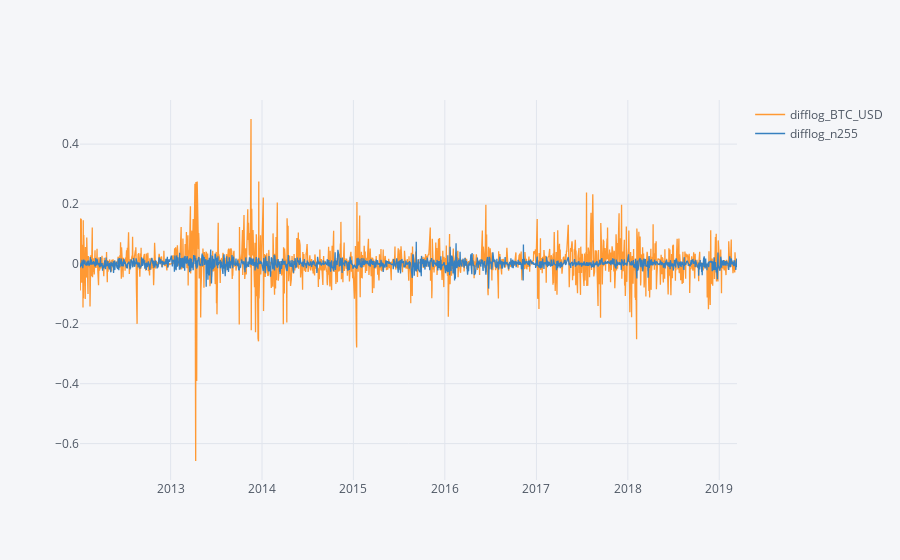

The notebook cell this image was saved under:
### Code cell
# BTC_USDの変化率と日経平均株価の変化率を重ねる
pd.DataFrame({
    "difflog_BTC_USD": difflog_n255_btc["close_btc"],
    "difflog_n255": difflog_n255_btc["close_n255"],
}).iplot()

### Figure 1 — Plotly figure (JSON) as saved in the notebook; plotly's stock layout.template omitted (floating-point values rounded to 4 significant figures; data arrays with more than 128 entries replaced by an {"elided": "..."} marker saying what was removed)
{"data": [{"line": {"color": "rgba(255, 153, 51, 1.0)", "dash": "solid", "shape": "linear", "width": 1.3}, "mode": "lines", "name": "difflog_BTC_USD", "text": "", "type": "scatter", "uid": "b7df1baf-2d3b-4c51-96e5-df95fccb53ed", "x": {"elided": "1763 str values"}, "y": {"elided": "1763 float values"}}, {"line": {"color": "rgba(55, 128, 191, 1.0)", "dash": "solid", "shape": "linear", "width": 1.3}, "mode": "lines", "name": "difflog_n255", "text": "", "type": "scatter", "uid": "0df39b5f-be28-43f1-8bb7-22ca05712fb4", "x": {"elided": "1763 str values"}, "y": {"elided": "1763 float values"}}], "layout": {"autosize": true, "legend": {"bgcolor": "#F5F6F9", "font": {"color": "#4D5663"}}, "paper_bgcolor": "#F5F6F9", "plot_bgcolor": "#F5F6F9", "title": {"font": {"color": "#4D5663"}}, "xaxis": {"autorange": true, "gridcolor": "#E1E5ED", "range": ["2012-01-05", "2019-03-13"], "showgrid": true, "tickfont": {"color": "#4D5663"}, "title": {"font": {"color": "#4D5663"}, "text": ""}, "type": "date", "zerolinecolor": "#E1E5ED"}, "yaxis": {"autorange": true, "gridcolor": "#E1E5ED", "range": [-0.7216, 0.5473], "showgrid": true, "tickfont": {"color": "#4D5663"}, "title": {"font": {"color": "#4D5663"}, "text": ""}, "type": "linear", "zerolinecolor": "#E1E5ED"}}}
